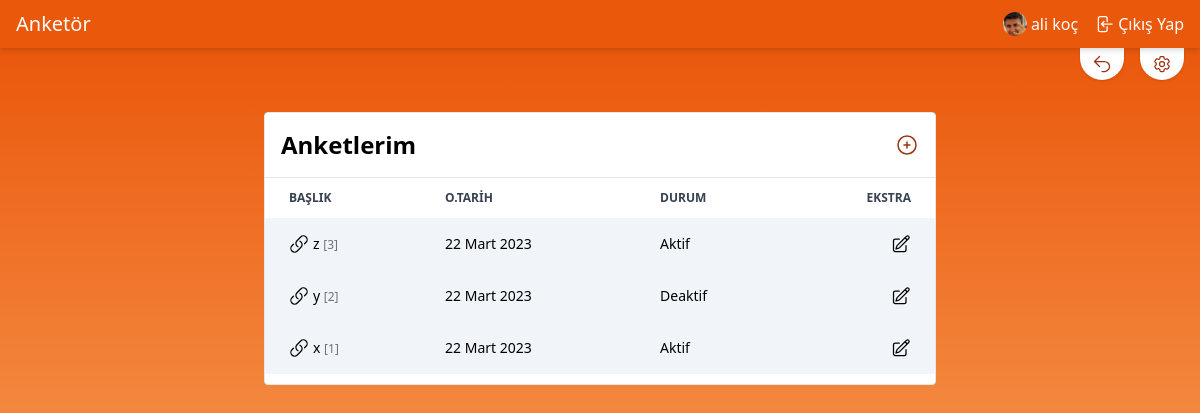
The app's page /polls/index (signed in), older data.
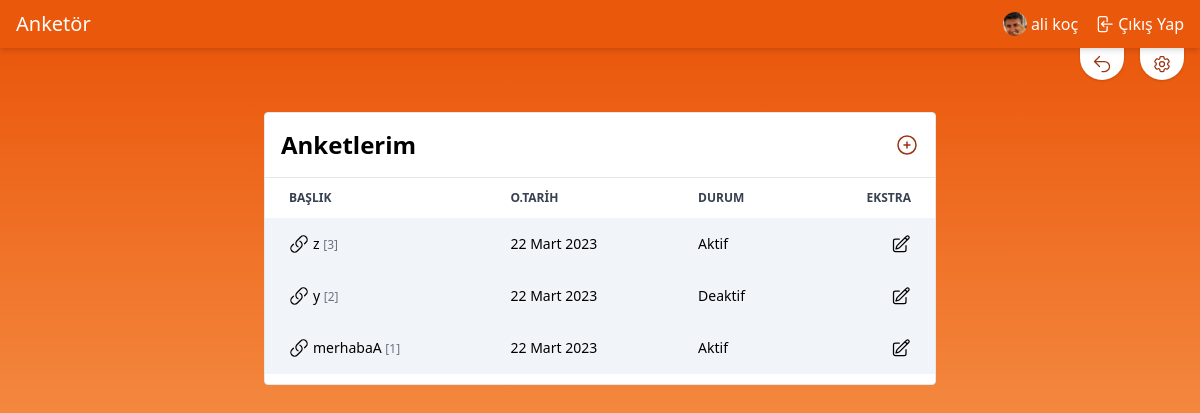
The same page, newer data.
### apps/poll/models.py (models this page shows, shortened)
class Poll(models.Model):
    author = models.ForeignKey(
        settings.AUTH_USER_MODEL,
        on_delete=models.CASCADE,
        null=True,
        blank=True
    )
    title = models.CharField(max_length=255)
    slug = models.SlugField(editable=False, null=True, blank=True, unique=True, db_index=True)
    meta_title = models.CharField(max_length=100, null=True, blank=True)
    tags = models.TextField(null=True, blank=True)
    description = models.TextField(null=True, blank=True)
    is_active = models.BooleanField(default=False)
    is_private = models.BooleanField(default=False)
    starts_at = models.DateTimeField(null=True, blank=True,
        help_text="date and time at which the poll open up for voting"
    )
    ends_at = models.DateTimeField(null=True, blank=True,
        help_text="date and time at which the poll closes for voting"
    )
    created_at = models.DateTimeField(auto_now_add=True)
    updated_at = models.DateTimeField(auto_now=True)
    class Meta:
        ordering = ["-id"]
        verbose_name = "Anket"
        verbose_name_plural = "Anketler"
        db_table = "poll"

### apps/poll/views.py (the view)
# urls.py: path("index", ListPoll.as_view(), name="poll.index"),
class ListPoll(LoginRequiredMixin, ListView):
    model = Poll
    template_name = "poll/index.html"
    def get_context_data(self, **kwargs):
        context = super().get_context_data(**kwargs)
        context["user_polls"] = self.model.objects.filter(
            author=self.request.user
        )
        return context

### apps/poll/templates/poll/index.html (shortened to what this page needs)
{% extends "base.html" %}
{% block content %}
  <section id="index" class="from-orange-600 to-orange-300 bg-gradient-to-b">
    <div class="absolute flex right-0 space-x-4 px-4">
      <div>
        <a href="{% url "home" %}" title="Geri dön"
           class="flex bg-white rounded-b-full px-3 p-1.5 hover:py-3 transition-[padding] shadow">
          <svg xmlns="http://www.w3.org/2000/svg" fill="none" viewBox="0 0 24 24" stroke-width="1.5"
               stroke="currentColor"
               class="w-5 h-5 stroke-orange-800">
            <path stroke-linecap="round" stroke-linejoin="round" d="M9 15L3 9m0 0l6-6M3 9h12a6 6 0 010 12h-3"></path>
          </svg>
        </a>
      </div>
      <div>
        <a href="{% url "account.edit" %}" title="Hesap ayarları"
           class="flex bg-white rounded-b-full px-3 p-1.5 hover:py-3 transition-[padding] shadow">
        </a>
      </div>
    </div>
    <div class="flex flex-col items-center max-md:mx-4">
      <div class="border rounded bg-white max-w-2xl w-full mt-16">
        <div class="p-4">
          <div class="flex flex-1 justify-between items-center">
            <h1 class="text-2xl font-semibold">Anketlerim</h1>
            <a title="Anket oluştur" href="{% url "poll.create" %}">
              <svg xmlns="http://www.w3.org/2000/svg" fill="none" viewBox="0 0 24 24" stroke-width="1.5"
                   stroke="currentColor" class="w-6 h- stroke-orange-800">
                <path stroke-linecap="round" stroke-linejoin="round"
                      d="M12 9v6m3-3H9m12 0a9 9 0 11-18 0 9 9 0 0118 0z"></path>
              </svg>
            </a>
          </div>
        </div>
        <div>
          <hr>
        </div>
        <div class="relative overflow-x-auto font-sans">
          <table class="w-full text-sm text-left mb-2.5">
            <thead class="text-xs text-gray-700 uppercase">
            <tr>
              <th scope="col" class="px-6 py-3">
                Başlık
              </th>
              <th scope="col" class="px-6 py-3">
                O.Tarih
              </th>
              <th scope="col" class="px-6 py-3">
                Durum
              </th>
              <th scope="col" class="px-6 py-3 text-right">
                Ekstra
              </th>
            </tr>
            </thead>
            <tbody>
            {% for poll in user_polls %}
              <tr class="bg-slate-100">
                <th scope="row" class="px-6 py-4 font-medium whitespace-nowrap">
                  <a href="{% url "poll.update" pk=poll.id %}"
                     class="hover:text-orange-500 hover:stroke-orange-500 flex items-center space-x-1">
                    <h1>{{ poll.title }} <span class="text-xs text-gray-500">[{{ poll.id }}]</span></h1>
                  </a>
                </th>
                <td class="px-6 py-4">
                  <span class="whitespace-nowrap">
                    {{ poll.created_at|date }}
                  </span>
                </td>
                <td class="px-6 py-4">
                  <span>
                    {% if poll.is_active %}
                      Aktif
                    {% else %}
                      Deaktif
                    {% endif %}
                  </span>
                </td>
                <td class="px-6 py-4 flex space-x-1 justify-end">
                  <a href="{% url "poll.update" pk=poll.id %}">
                  </a>
                </td>
              </tr>
            {% endfor %}
            </tbody>
          </table>
        </div>
      </div>
    </div>
  </section>
{% endblock %}

Row changes from the older to the newer data that the page shows:
changed Poll id 1: title "x" → "merhabaA"
